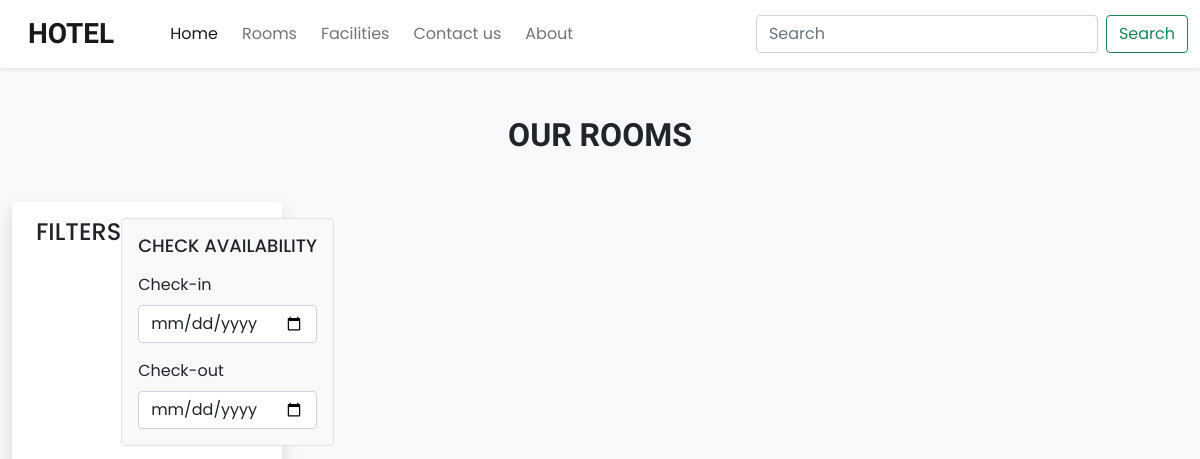
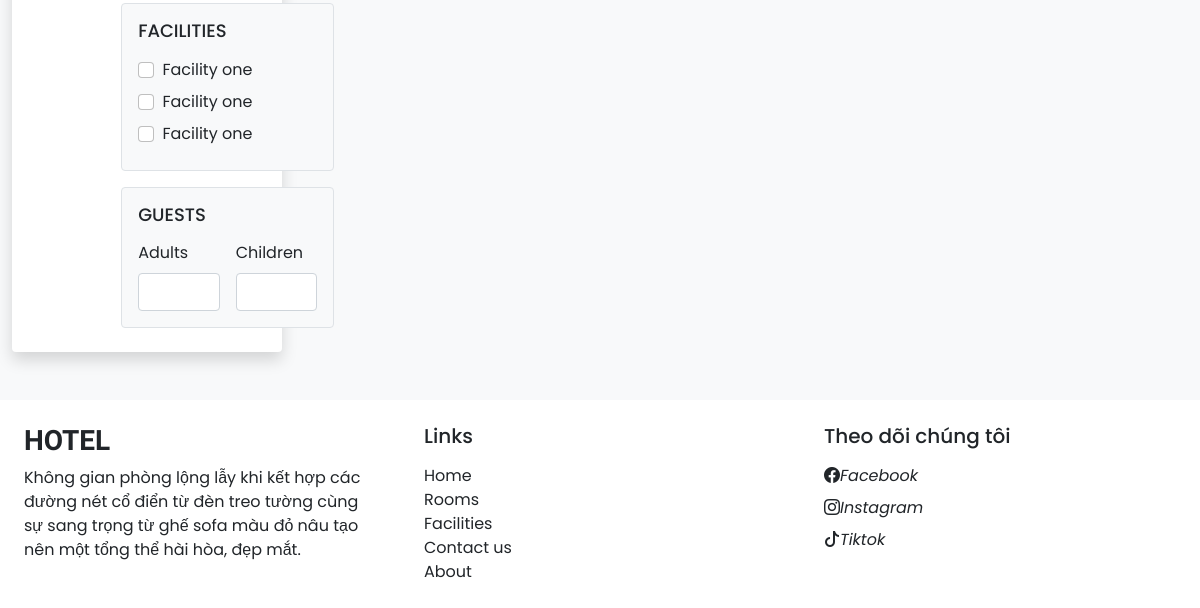
Before: /rooms.php with the older database file (2 pictures, top to bottom).
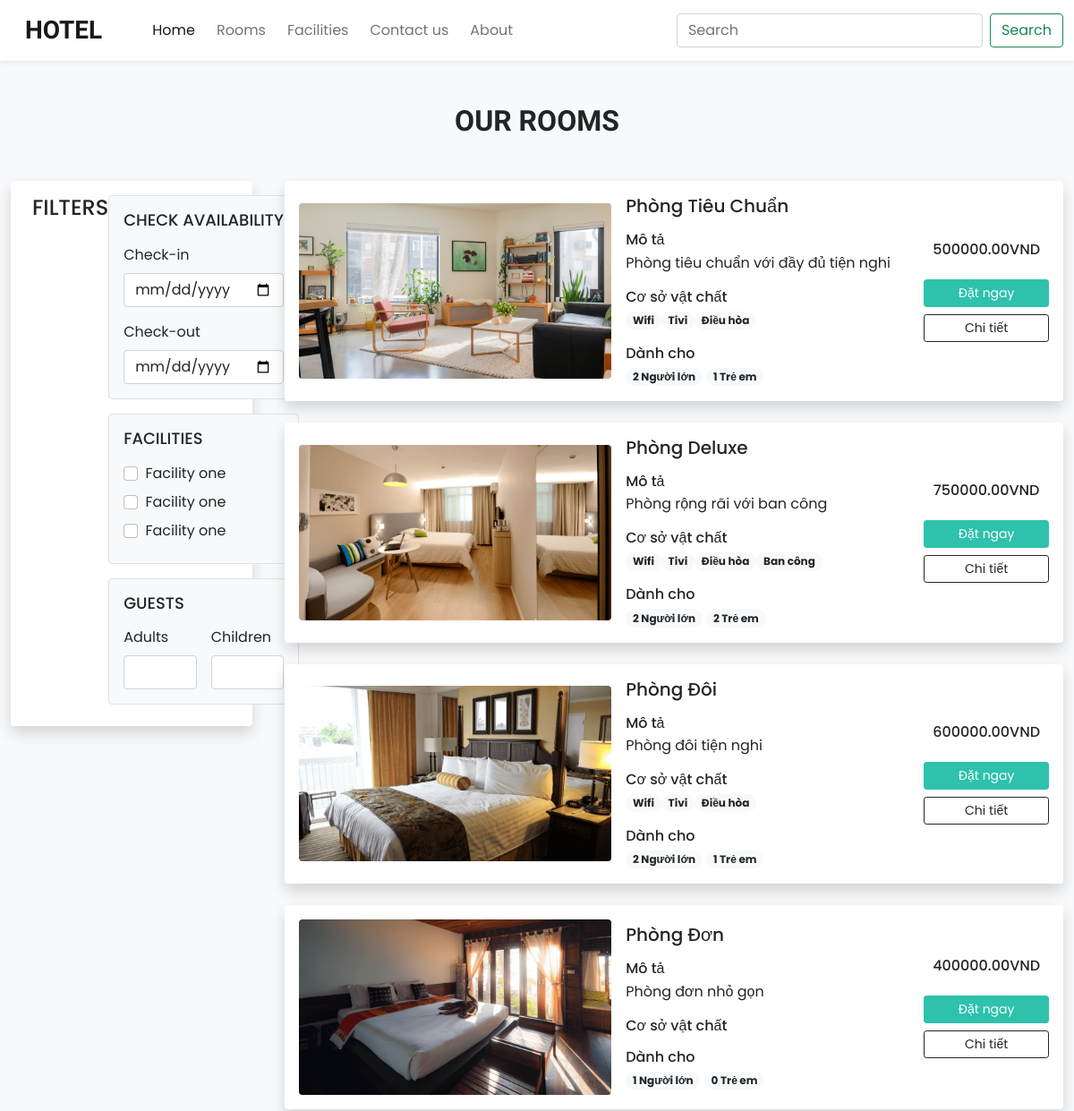
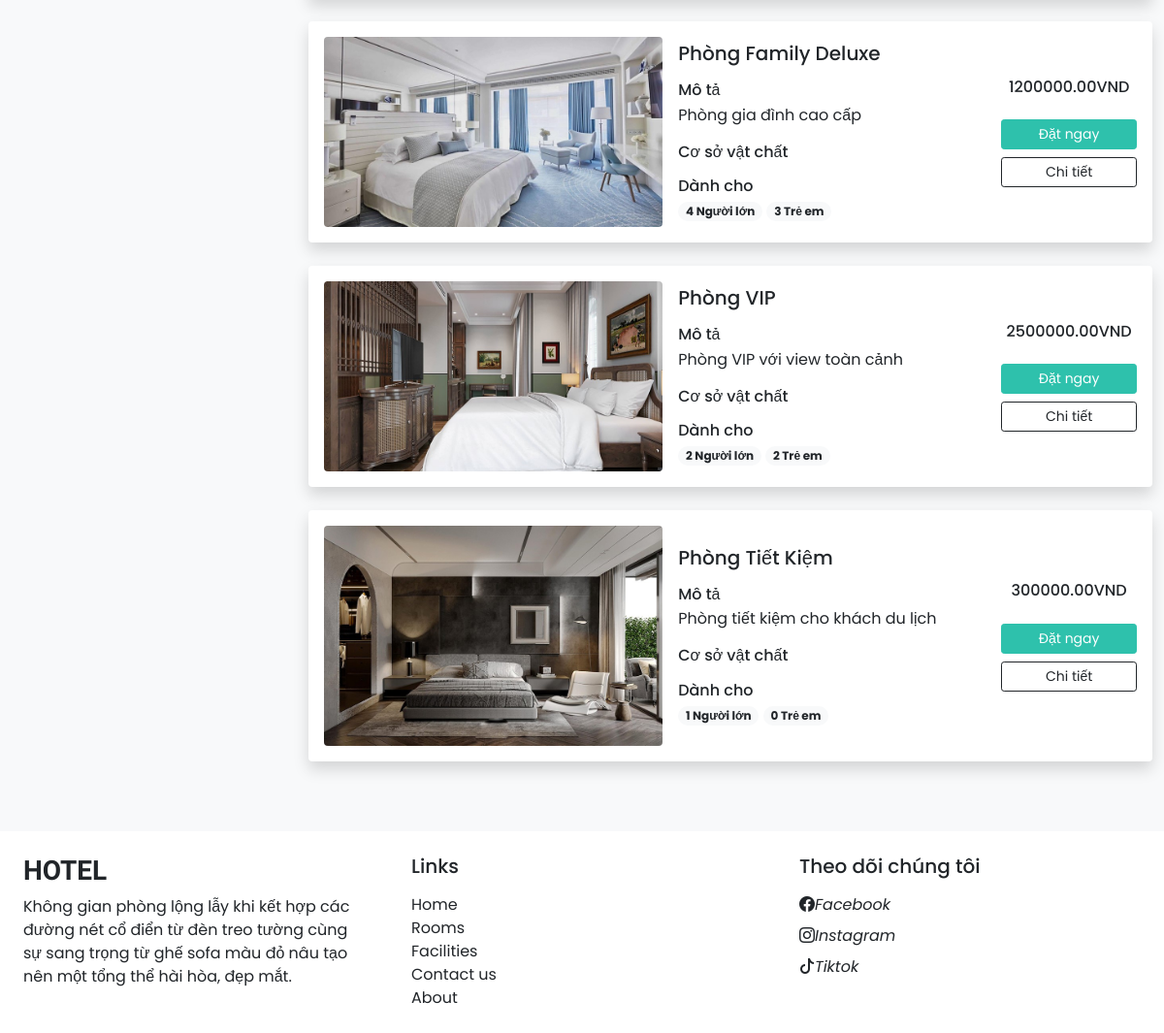
After: the same page with the newer database file (2 pictures, top to bottom).
### tables this page shows
CREATE TABLE `rooms` (
  `room_id` int(11) NOT NULL,
  `room_name` varchar(50) DEFAULT NULL,
  `price` decimal(10,2) DEFAULT NULL,
  `room_type` varchar(20) DEFAULT NULL,
  `max_adults` int(11) DEFAULT NULL,
  `max_children` int(11) DEFAULT NULL,
  `status` enum('Available','Occupied','Maintenance') DEFAULT NULL,
  `description` text DEFAULT NULL,
  `image_url` varchar(255) DEFAULT NULL,
  `availability` tinyint(1) DEFAULT NULL
);

CREATE TABLE `facilities` (
  `facility_id` int(11) NOT NULL,
  `facility_name` varchar(50) DEFAULT NULL
);

### rooms.php (the view, shortened to what the changed rows need)
<!DOCTYPE html>
<html lang="en">
<head>
    <?php require('inc/links.php'); ?>
</head>
<body class="bg-light">
   <div class="my-5 px-4">
    <h2 class="fw-bold h-font text-center">OUR ROOMS</h2>
   </div>
   <div class="containerfluid">
    <div class="row">
        <div class="col-lg-9 col-md-12 px-4">
        <?php
        $room_res = mysqli_query($con,"SELECT * FROM `rooms` WHERE status = 'available'");
        while($room_data = mysqli_fetch_assoc($room_res))
        {
           $fac_q = mysqli_query($con,"SELECT f.facility_name FROM `facilities` f
            INNER JOIN room_facilities rfac ON f.facility_id=rfac.facility_id
             WHERE rfac.room_id = '{$room_data['room_id']}'");
           $facilities_data = "";
           while($fac_row = mysqli_fetch_assoc($fac_q)){
            $facilities_data .= "<span class='badge rounded-pill bg-light text-dark text-wrap'>
            $fac_row[facility_name]
            </span>";
           }
           $room_thumb = $room_data['image_url'] ? $room_data['image_url'] : "default.jpg";
        echo <<<data
            <div class="card mb-4 border-0 shadow">
                <div class="row g-0 p-3 align-items-center">
                    <div class="col-md-5 mb-lg-0 mb-md-0 mb-3">
                    <img src="images/$room_thumb" class="img-fluid rounded">
                    </div>
                    <div class="col-md-5 px-lg-3 px-md-3 px-0">
                        <h5 class="mb-3">$room_data[room_name]</h5>
                        <div class="features mb-3">
                            <h6 class="mb-1">Mô tả</h6>
                           $room_data[description]
                        </div>
                        <div class="facilities mb-3">
                            <h6 class="mb-1">Cơ sở vật chất</h6>
                            $facilities_data
                        </div>
                        <div class="guests">
                        <h6 class="mb-1">Dành cho</h6>
                        <span class="badge rounded-pill bg-light text-dark text-wrap">
                        $room_data[max_adults] Người lớn
                        </span>
                        <span class="badge rounded-pill bg-light text-dark text-wrap">
                        $room_data[max_children] Trẻ em
                        </span>
                        </div>
                    </div>
                    <div class="col-md-2 mt-lg-0 mt-md-0 mt-4 text-center">
                        <h6 class="mb-4">$room_data[price]VND</h6>
                        <a href="" class="btn btn-sm w-100 text-white custom-bg shadow-none mb-2">Đặt ngay</a>
                        <a href="room_details.php?id=$room_data[room_id]" class="btn btn-sm w-100 btn-outline-dark shadow-none">Chi tiết</a>
                    </div>
                </div>
            </div>
        data;
        }
        ?>
        </div>
    </div>
   </div>
</body>
</html>

Changed rows visible on the page:
added rooms: image_url (picture), room_name "Phòng Tiêu Chuẩn", description "Phòng tiêu chuẩn với đầy đủ tiện nghi", max_adults "2", max_children "1", price "500000.00"
added facilities: facility_name "Wifi"
added facilities: facility_name "Tivi"
added facilities: facility_name "Điều hòa"
added rooms: image_url (picture), room_name "Phòng Deluxe", description "Phòng rộng rãi với ban công", max_adults "2", max_children "2", price "750000.00"
added facilities: facility_name "Ban công", shown under "Phòng Deluxe"
added rooms: image_url (picture), room_name "Phòng Đôi", description "Phòng đôi tiện nghi", max_adults "2", max_children "1", price "600000.00"
added rooms: image_url (picture), room_name "Phòng Đơn", description "Phòng đơn nhỏ gọn", max_adults "1", max_children "0", price "400000.00"
added rooms: image_url (picture), room_name "Phòng Family Deluxe", description "Phòng gia đình cao cấp", max_adults "4", max_children "3", price "1200000.00"
added rooms: image_url (picture), room_name "Phòng VIP", description "Phòng VIP với view toàn cảnh", max_adults "2", max_children "2", price "2500000.00"
added rooms: image_url (picture), room_name "Phòng Tiết Kiệm", description "Phòng tiết kiệm cho khách du lịch", max_adults "1", max_children "0", price "300000.00"
